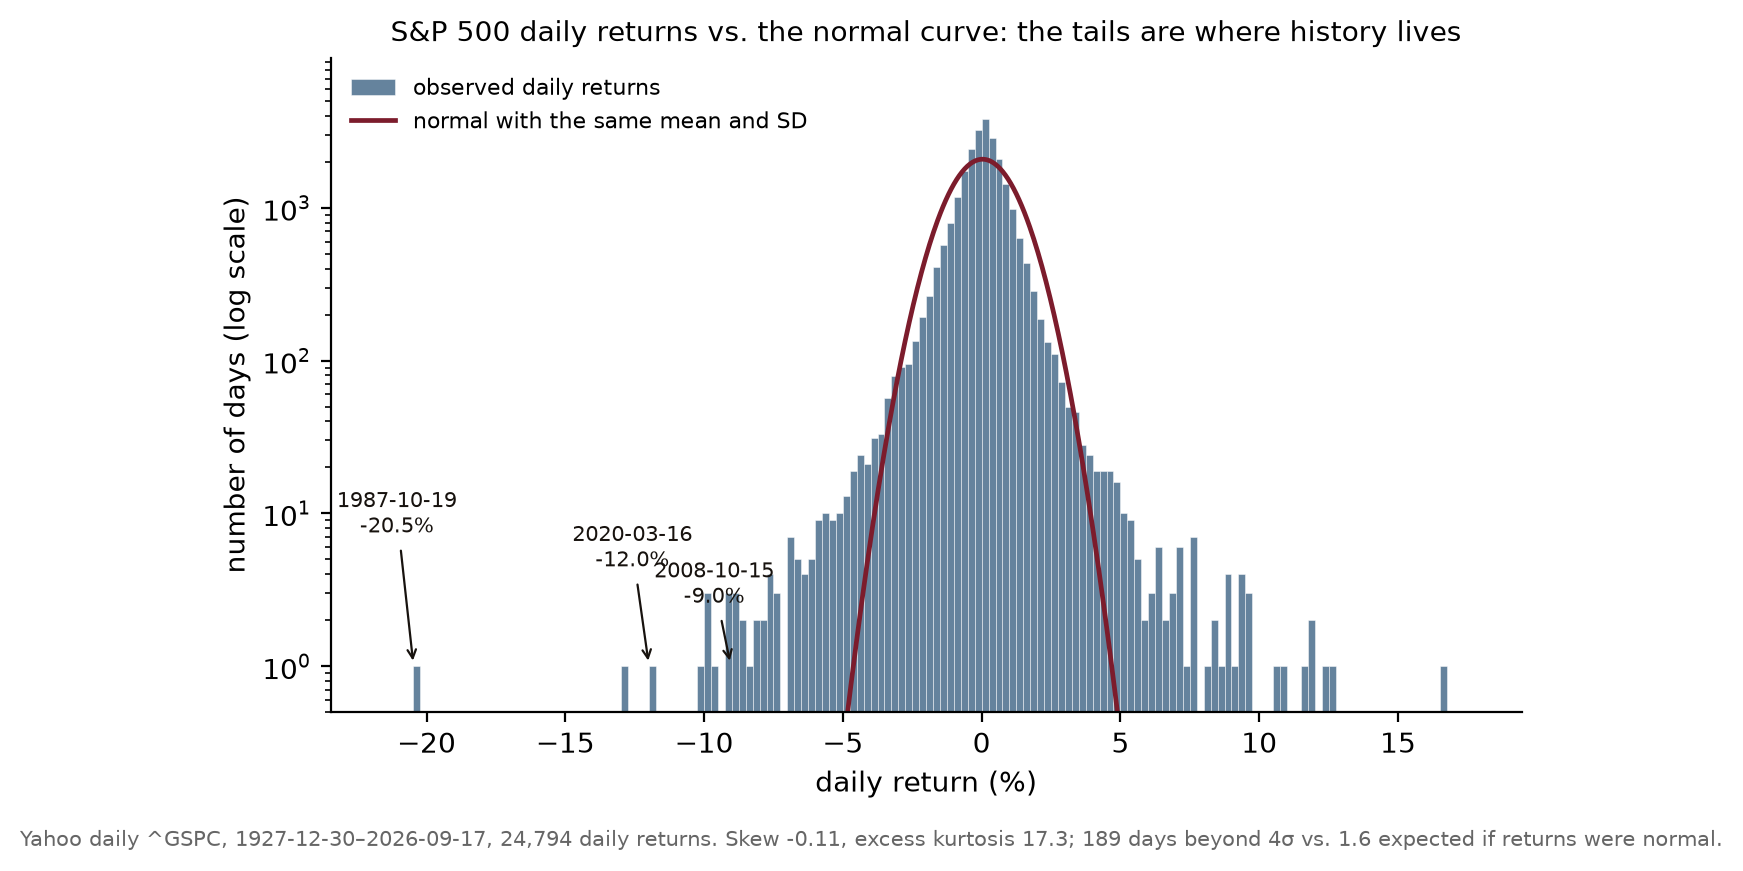

Reproduce this figure in Python.
"""
Figure 1 (Statistics for Traders) - What daily returns actually look like.

Free data: the full available daily history of the S&P 500 (^GSPC) from Yahoo
Finance's public chart API (range=max reaches back to the late 1920s), cached to
data/spx_daily_max.csv so the figure is reproducible offline and stable. The
figure shows the histogram of daily simple returns on a LOG count scale with the
best-fitting normal distribution (same mean, same standard deviation) overlaid.
On a log scale, single-day bins far out in the tails stay visible - which is the
whole point: 1987-10-19, the worst day of October 2008, and the worst day of
March 2020 are marked individually, and the normal curve collapses to
(effectively) zero long before it reaches them.

Printed to stdout: sample span and size, mean/std, skewness, excess kurtosis,
the three marked dates with their returns, and the count of |r| > 4 sigma days
against the count a normal distribution would predict for a sample this size.

No strategy, no tuning - purely descriptive statistics of one public series.

Reproducible:
    python fig_return_histogram.py     # numpy, matplotlib; stdlib urllib/json
"""
import os, json, csv, math, socket, urllib.request, datetime as dt
import numpy as np
import matplotlib
matplotlib.use("Agg")
import matplotlib.pyplot as plt

HERE = os.path.dirname(os.path.abspath(__file__))
DATA = os.path.join(HERE, "data")
os.makedirs(DATA, exist_ok=True)
CACHE = os.path.join(DATA, "spx_daily_max.csv")


def load_prices():
    if os.path.exists(CACHE):
        dates, close = [], []
        with open(CACHE) as f:
            for row in csv.DictReader(f):
                dates.append(row["date"]); close.append(float(row["close"]))
        return dates, np.array(close)
    socket.setdefaulttimeout(60)
    # NOTE: "range=max&interval=1d" silently degrades to coarse (3-month) bars;
    # explicit epoch bounds keep daily granularity over the full history.
    p2 = int(dt.datetime.now().timestamp())
    url = ("https://query1.finance.yahoo.com/v8/finance/chart/%5EGSPC"
           f"?period1=-2208988800&period2={p2}&interval=1d")
    req = urllib.request.Request(url, headers={"User-Agent": "Mozilla/5.0"})
    j = json.loads(urllib.request.urlopen(req).read())
    r = j["chart"]["result"][0]
    ts, cl = r["timestamp"], r["indicators"]["quote"][0]["close"]
    dates, close = [], []
    epoch = dt.datetime(1970, 1, 1)
    for t, c in zip(ts, cl):
        if c is None:
            continue
        # timedelta arithmetic instead of utcfromtimestamp: Windows rejects
        # negative epochs, and pre-1970 history needs them.
        dates.append((epoch + dt.timedelta(seconds=int(t))).strftime("%Y-%m-%d"))
        close.append(float(c))
    with open(CACHE, "w", newline="") as f:
        w = csv.writer(f); w.writerow(["date", "close"])
        for d, c in zip(dates, close):
            w.writerow([d, f"{c:.4f}"])
    return dates, np.array(close)


dates, close = load_prices()
ret = np.diff(close) / close[:-1]               # daily simple returns
rdates = dates[1:]                              # date of each return
r_pct = ret * 100.0
n = len(ret)

mu, sd = r_pct.mean(), r_pct.std()
z = (r_pct - mu) / sd
skew = float((z ** 3).mean())
exkurt = float((z ** 4).mean() - 3.0)

# The three marked days: 1987-10-19, worst day of 2008-10, worst day of 2020-03.
def worst_in(prefix):
    idx = [i for i, d in enumerate(rdates) if d.startswith(prefix)]
    i = min(idx, key=lambda k: r_pct[k])
    return rdates[i], r_pct[i]

marks = []
i87 = rdates.index("1987-10-19")
marks.append(("1987-10-19", r_pct[i87]))
marks.append(worst_in("2008-10"))
marks.append(worst_in("2020-03"))

# Tail count: |r| beyond 4 standard deviations, vs. the normal expectation.
n_4s = int((np.abs(z) > 4).sum())
p_4s = math.erfc(4 / math.sqrt(2))              # two-sided normal tail beyond 4 sigma
exp_4s = n * p_4s

fig, ax = plt.subplots(figsize=(6.8, 4.2))
bins = np.arange(math.floor(r_pct.min()) - 0.5, math.ceil(r_pct.max()) + 0.75, 0.25)
cnt, edges, _ = ax.hist(r_pct, bins=bins, color="#4a6d8c", alpha=0.85,
                        edgecolor="white", linewidth=0.2, label="observed daily returns")
xg = np.linspace(edges[0], edges[-1], 800)
pdf = np.exp(-0.5 * ((xg - mu) / sd) ** 2) / (sd * math.sqrt(2 * math.pi))
ax.plot(xg, pdf * n * 0.25, "-", color="#7c1c2c", lw=1.7,
        label=f"normal with the same mean and SD")
ax.set_yscale("log")
ax.set_ylim(0.5, cnt.max() * 2.5)
for (d, r), dy in zip(marks, (7.5, 2.6, 4.5)):
    ax.annotate(f"{d}\n{r:.1f}%", xy=(r, 1.0), xytext=(r - 0.6, dy),
                fontsize=7.6, color="#17120e", ha="center",
                arrowprops=dict(arrowstyle="->", color="#17120e", lw=0.8))
ax.set_xlabel("daily return (%)")
ax.set_ylabel("number of days (log scale)")
ax.set_title("S&P 500 daily returns vs. the normal curve: the tails are where history lives",
             fontsize=10.2)
ax.legend(fontsize=8, loc="upper left", frameon=False)
for s in ("top", "right"):
    ax.spines[s].set_visible(False)
fig.text(0.5, -0.02,
         f"Yahoo daily ^GSPC, {dates[0]}–{dates[-1]}, {n:,} daily returns. "
         f"Skew {skew:.2f}, excess kurtosis {exkurt:.1f}; {n_4s} days beyond 4σ vs. "
         f"{exp_4s:.1f} expected if returns were normal.",
         ha="center", fontsize=7.6, color="#666")
plt.tight_layout()

OUT = os.path.join(HERE, "fig_return_histogram.png")
fig.savefig(OUT, dpi=200, bbox_inches="tight")
print("wrote", OUT)
print(f"span={dates[0]}..{dates[-1]} n_returns={n} mean_pct={mu:.4f} sd_pct={sd:.4f}")
print(f"skew={skew:.3f} excess_kurtosis={exkurt:.2f}")
for d, r in marks:
    print(f"marked {d}: {r:.2f}%  ({(r - mu) / sd:+.1f} sigma)")
print(f"days_beyond_4sigma={n_4s} normal_expectation={exp_4s:.2f} ratio={n_4s / exp_4s:.0f}x")
